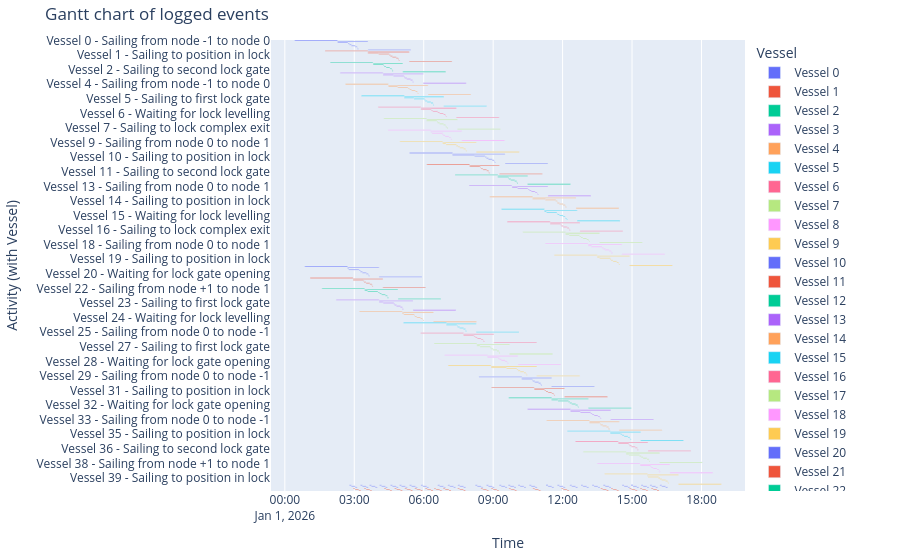

Source (notebook cell):
### Markdown cell above
##### Gantt chart of event table
We can create a gantt chart of all the objects:

### Code cell
df_eventtable = logbook2eventtable([*vessels, lock_chamber_I, lock_chamber_II])
fig = generate_vessel_gantt_chart(df_eventtable)
